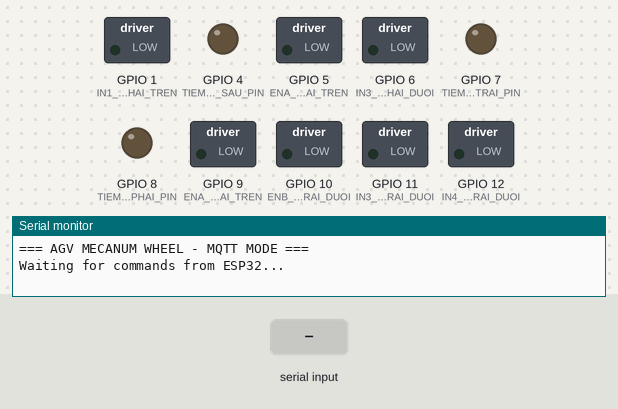
A sketch run on a simulated ESP32-S3. Parts: switched loads named in the sketch (green lamp = pin HIGH), output pins drawn as LEDs (lit = HIGH), the last lines printed to the serial monitor. The inputs (shaded band) are chosen by the test bench.

Above: at 1.2 s.
1.3 s: "1\n" received over the second serial link
At 2.1 s:
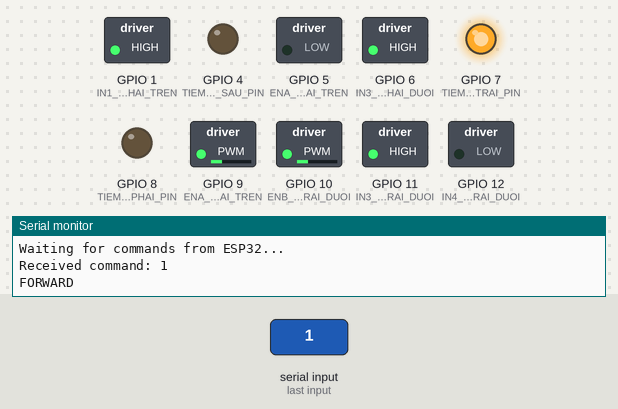
2.8 s: "2\n" received over the second serial link
At 3.2 s:
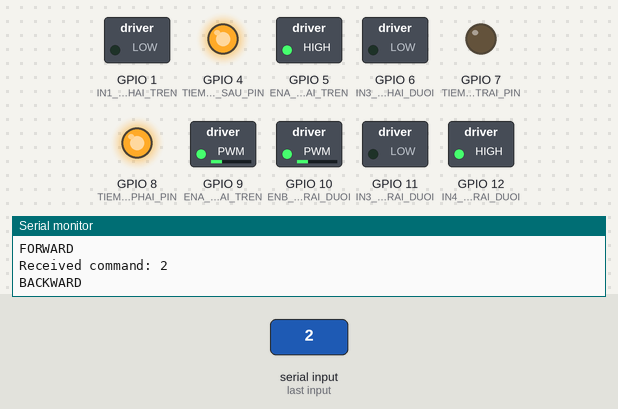
4.3 s: "3\n" received over the second serial link
At 5.5 s:
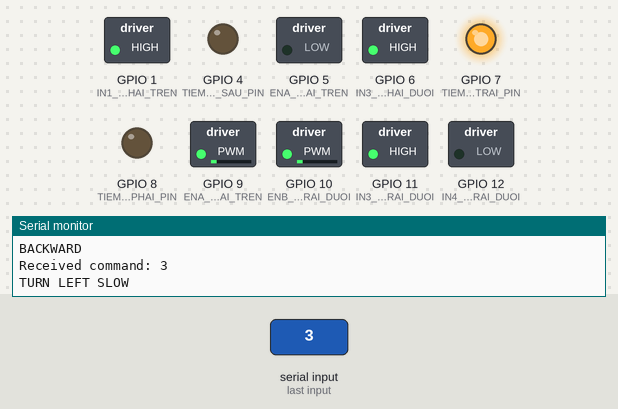
5.8 s: "5\n" received over the second serial link
At 6.7 s:
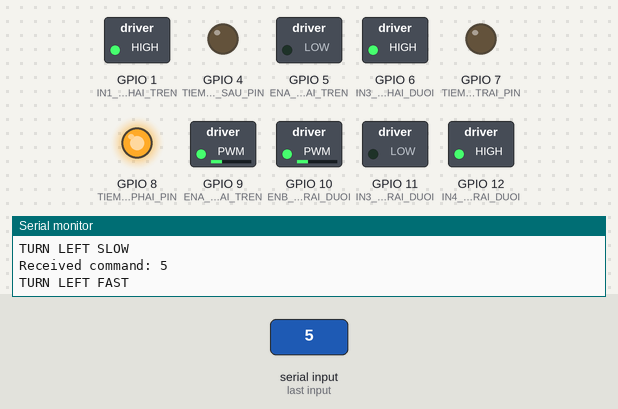
Timing chart, 0 to 8.3 s (numbered marks = the images above; inputs shaded):
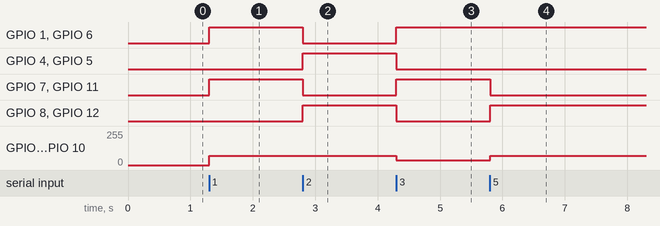

The sketch:

nano_mqtt_control.ino
```cpp
/*
 * Arduino Nano - Nhận lệnh từ ESP32 qua UART
 * Modified từ code gốc - SoftwareSerial pin 2, 3
 */
#include <Arduino.h>
#include <SoftwareSerial.h>

#define RX_PIN 2
#define TX_PIN 3
SoftwareSerial Serial2(RX_PIN, TX_PIN);

#define TIEM_CAN_SAU_PIN A3
#define TIEM_CAN_TRAI_PIN A6
#define TIEM_CAN_PHAI_PIN A7

#define TRIG_PIN A1
#define ECHO_PIN A2

#define ENA_BANH_XE_TRAI_TREN   9
#define IN1_BANH_XE_TRAI_TREN   7
#define IN2_BANH_XE_TRAI_TREN   8
#define IN3_BANH_XE_TRAI_DUOI   11
#define IN4_BANH_XE_TRAI_DUOI   12
#define ENB_BANH_XE_TRAI_DUOI   10
#define ENA_BANH_XE_PHAI_TREN   5
#define IN1_BANH_XE_PHAI_TREN   A0
#define IN2_BANH_XE_PHAI_TREN   4
#define IN3_BANH_XE_PHAI_DUOI   A5
#define IN4_BANH_XE_PHAI_DUOI   A4
#define ENB_BANH_XE_PHAI_DUOI   6

#define MOTOR_SPEED 70
#define TURN_SPEED_SLOW 35   // Quay chậm (arc) - lệch ít
#define TURN_SPEED_FAST 0    // Quay nhanh (spin) - lệch nhiều

int currentMovement = 0;

long readDistance() {
  digitalWrite(TRIG_PIN, LOW);
  delayMicroseconds(2);
  digitalWrite(TRIG_PIN, HIGH);
  delayMicroseconds(10);
  digitalWrite(TRIG_PIN, LOW);

  long duration = pulseIn(ECHO_PIN, HIGH);
  long distance = duration * 0.034 / 2;
  return distance;
}

void stopAllMotors() {
  analogWrite(ENA_BANH_XE_TRAI_TREN, 0);
  analogWrite(ENB_BANH_XE_TRAI_DUOI, 0);
  analogWrite(ENA_BANH_XE_PHAI_TREN, 0);
  analogWrite(ENB_BANH_XE_PHAI_DUOI, 0);

  digitalWrite(IN1_BANH_XE_TRAI_TREN, LOW);
  digitalWrite(IN2_BANH_XE_TRAI_TREN, LOW);
  digitalWrite(IN3_BANH_XE_TRAI_DUOI, LOW);
  digitalWrite(IN4_BANH_XE_TRAI_DUOI, LOW);
  digitalWrite(IN1_BANH_XE_PHAI_TREN, LOW);
  digitalWrite(IN2_BANH_XE_PHAI_TREN, LOW);
  digitalWrite(IN3_BANH_XE_PHAI_DUOI, LOW);
  digitalWrite(IN4_BANH_XE_PHAI_DUOI, LOW);
}

void moveForward() {
  analogWrite(ENA_BANH_XE_TRAI_TREN, MOTOR_SPEED);
  digitalWrite(IN1_BANH_XE_TRAI_TREN, HIGH);
  digitalWrite(IN2_BANH_XE_TRAI_TREN, LOW);

  analogWrite(ENB_BANH_XE_TRAI_DUOI, MOTOR_SPEED);
  digitalWrite(IN3_BANH_XE_TRAI_DUOI, HIGH);
  digitalWrite(IN4_BANH_XE_TRAI_DUOI, LOW);

  analogWrite(ENA_BANH_XE_PHAI_TREN, MOTOR_SPEED);
  digitalWrite(IN1_BANH_XE_PHAI_TREN, HIGH);
  digitalWrite(IN2_BANH_XE_PHAI_TREN, LOW);

  analogWrite(ENB_BANH_XE_PHAI_DUOI, MOTOR_SPEED);
  digitalWrite(IN3_BANH_XE_PHAI_DUOI, HIGH);
  digitalWrite(IN4_BANH_XE_PHAI_DUOI, LOW);
}

void moveBackward() {
  analogWrite(ENA_BANH_XE_TRAI_TREN, MOTOR_SPEED);
  digitalWrite(IN1_BANH_XE_TRAI_TREN, LOW);
  digitalWrite(IN2_BANH_XE_TRAI_TREN, HIGH);

  analogWrite(ENB_BANH_XE_TRAI_DUOI, MOTOR_SPEED);
  digitalWrite(IN3_BANH_XE_TRAI_DUOI, LOW);
  digitalWrite(IN4_BANH_XE_TRAI_DUOI, HIGH);

  analogWrite(ENA_BANH_XE_PHAI_TREN, MOTOR_SPEED);
  digitalWrite(IN1_BANH_XE_PHAI_TREN, LOW);
  digitalWrite(IN2_BANH_XE_PHAI_TREN, HIGH);

  analogWrite(ENB_BANH_XE_PHAI_DUOI, MOTOR_SPEED);
  digitalWrite(IN3_BANH_XE_PHAI_DUOI, LOW);
  digitalWrite(IN4_BANH_XE_PHAI_DUOI, HIGH);
}

void turnRightSlow() {
  // Quay phải chậm (arc turn) - dùng khi lệch ít
  // Trái nhanh, phải chậm
  analogWrite(ENA_BANH_XE_TRAI_TREN, MOTOR_SPEED);
  digitalWrite(IN1_BANH_XE_TRAI_TREN, HIGH);
  digitalWrite(IN2_BANH_XE_TRAI_TREN, LOW);

  analogWrite(ENB_BANH_XE_TRAI_DUOI, MOTOR_SPEED);
  digitalWrite(IN3_BANH_XE_TRAI_DUOI, HIGH);
  digitalWrite(IN4_BANH_XE_TRAI_DUOI, LOW);

  analogWrite(ENA_BANH_XE_PHAI_TREN, TURN_SPEED_SLOW);
  digitalWrite(IN1_BANH_XE_PHAI_TREN, HIGH);
  digitalWrite(IN2_BANH_XE_PHAI_TREN, LOW);

  analogWrite(ENB_BANH_XE_PHAI_DUOI, TURN_SPEED_SLOW);
  digitalWrite(IN3_BANH_XE_PHAI_DUOI, HIGH);
  digitalWrite(IN4_BANH_XE_PHAI_DUOI, LOW);
}

void turnRightFast() {
  // Quay phải nhanh (spin in place) - dùng khi lệch nhiều
  // Trái tiến, phải lùi
  analogWrite(ENA_BANH_XE_TRAI_TREN, MOTOR_SPEED);
  digitalWrite(IN1_BANH_XE_TRAI_TREN, HIGH);
  digitalWrite(IN2_BANH_XE_TRAI_TREN, LOW);

  analogWrite(ENB_BANH_XE_TRAI_DUOI, MOTOR_SPEED);
  digitalWrite(IN3_BANH_XE_TRAI_DUOI, HIGH);
  digitalWrite(IN4_BANH_XE_TRAI_DUOI, LOW);

  analogWrite(ENA_BANH_XE_PHAI_TREN, MOTOR_SPEED);
  digitalWrite(IN1_BANH_XE_PHAI_TREN, LOW);
  digitalWrite(IN2_BANH_XE_PHAI_TREN, HIGH);

  analogWrite(ENB_BANH_XE_PHAI_DUOI, MOTOR_SPEED);
  digitalWrite(IN3_BANH_XE_PHAI_DUOI, LOW);
  digitalWrite(IN4_BANH_XE_PHAI_DUOI, HIGH);
}

void turnLeftSlow() {
  // Quay trái chậm (arc turn)
  // Phải nhanh, trái chậm
  analogWrite(ENA_BANH_XE_TRAI_TREN, TURN_SPEED_SLOW);
  digitalWrite(IN1_BANH_XE_TRAI_TREN, HIGH);
  digitalWrite(IN2_BANH_XE_TRAI_TREN, LOW);

  analogWrite(ENB_BANH_XE_TRAI_DUOI, TURN_SPEED_SLOW);
  digitalWrite(IN3_BANH_XE_TRAI_DUOI, HIGH);
  digitalWrite(IN4_BANH_XE_TRAI_DUOI, LOW);

  analogWrite(ENA_BANH_XE_PHAI_TREN, MOTOR_SPEED);
  digitalWrite(IN1_BANH_XE_PHAI_TREN, HIGH);
  digitalWrite(IN2_BANH_XE_PHAI_TREN, LOW);

  analogWrite(ENB_BANH_XE_PHAI_DUOI, MOTOR_SPEED);
  digitalWrite(IN3_BANH_XE_PHAI_DUOI, HIGH);
  digitalWrite(IN4_BANH_XE_PHAI_DUOI, LOW);
}

void turnLeftFast() {
  // Quay trái nhanh (spin in place)
  // Phải tiến, trái lùi
  analogWrite(ENA_BANH_XE_TRAI_TREN, MOTOR_SPEED);
  digitalWrite(IN1_BANH_XE_TRAI_TREN, LOW);
  digitalWrite(IN2_BANH_XE_TRAI_TREN, HIGH);

  analogWrite(ENB_BANH_XE_TRAI_DUOI, MOTOR_SPEED);
  digitalWrite(IN3_BANH_XE_TRAI_DUOI, LOW);
  digitalWrite(IN4_BANH_XE_TRAI_DUOI, HIGH);

  analogWrite(ENA_BANH_XE_PHAI_TREN, MOTOR_SPEED);
  digitalWrite(IN1_BANH_XE_PHAI_TREN, HIGH);
  digitalWrite(IN2_BANH_XE_PHAI_TREN, LOW);

  analogWrite(ENB_BANH_XE_PHAI_DUOI, MOTOR_SPEED);
  digitalWrite(IN3_BANH_XE_PHAI_DUOI, HIGH);
  digitalWrite(IN4_BANH_XE_PHAI_DUOI, LOW);
}

void turnRight() {
  turnRightSlow();  // Deprecated - dùng slow
}

void turnLeft() {
  turnLeftSlow();  // Deprecated - dùng slow
}

void setMovement(int newMovement) {
  if (currentMovement == newMovement) return;

  currentMovement = newMovement;

  switch (newMovement) {
    case 1: // Forward
      moveForward();
      Serial.println("FORWARD");
      break;
    case 2: // Backward
      moveBackward();
      Serial.println("BACKWARD");
      break;
    case 3: // Turn Left Slow
      turnLeftSlow();
      Serial.println("TURN LEFT SLOW");
      break;
    case 4: // Turn Right Slow
      turnRightSlow();
      Serial.println("TURN RIGHT SLOW");
      break;
    case 5: // Turn Left Fast
      turnLeftFast();
      Serial.println("TURN LEFT FAST");
      break;
    case 6: // Turn Right Fast
      turnRightFast();
      Serial.println("TURN RIGHT FAST");
      break;
    default: // Stop
      stopAllMotors();
      Serial.println("STOP");
      currentMovement = 0;
      break;
  }
}

void setup() {
  Serial.begin(115200);  // Serial monitor debug
  Serial2.begin(9600);   // SoftwareSerial từ ESP32 (pin 2, 3)

  pinMode(TIEM_CAN_SAU_PIN, INPUT);
  pinMode(TIEM_CAN_TRAI_PIN, INPUT);
  pinMode(TIEM_CAN_PHAI_PIN, INPUT);

  pinMode(TRIG_PIN, OUTPUT);
  pinMode(ECHO_PIN, INPUT);

  pinMode(ENA_BANH_XE_TRAI_TREN, OUTPUT);
  pinMode(IN1_BANH_XE_TRAI_TREN, OUTPUT);
  pinMode(IN2_BANH_XE_TRAI_TREN, OUTPUT);
  pinMode(IN3_BANH_XE_TRAI_DUOI, OUTPUT);
  pinMode(IN4_BANH_XE_TRAI_DUOI, OUTPUT);
  pinMode(ENB_BANH_XE_TRAI_DUOI, OUTPUT);
  pinMode(ENA_BANH_XE_PHAI_TREN, OUTPUT);
  pinMode(IN1_BANH_XE_PHAI_TREN, OUTPUT);
  pinMode(IN2_BANH_XE_PHAI_TREN, OUTPUT);
  pinMode(IN3_BANH_XE_PHAI_DUOI, OUTPUT);
  pinMode(IN4_BANH_XE_PHAI_DUOI, OUTPUT);
  pinMode(ENB_BANH_XE_PHAI_DUOI, OUTPUT);

  stopAllMotors();

  Serial.println("=== AGV MECANUM WHEEL - MQTT MODE ===");
  Serial.println("Waiting for commands from ESP32...");
}

void loop() {
  // Nhận lệnh từ ESP32 qua SoftwareSerial
  if (Serial2.available() > 0) {
    String input = Serial2.readStringUntil('\n');
    int command = input.toInt();

    Serial.print("Received command: ");
    Serial.println(command);

    setMovement(command);
  }
}
```

Measured:
- after the input at 1.3 s, GPIO 1 (IN1_BANH_XE_PHAI_TREN), GPIO 6 (IN3_BANH_XE_PHAI_DUOI), GPIO 7 (TIEM_CAN_TRAI_PIN), GPIO 11 (IN3_BANH_XE_TRAI_DUOI): LOW → HIGH at once; GPIO 9 (ENA_BANH_XE_TRAI_TREN), GPIO 10 (ENB_BANH_XE_TRAI_DUOI): 0/255 → 70/255 at once
- after the input at 2.8 s, GPIO 1 (IN1_BANH_XE_PHAI_TREN), GPIO 6 (IN3_BANH_XE_PHAI_DUOI), GPIO 7 (TIEM_CAN_TRAI_PIN), GPIO 11 (IN3_BANH_XE_TRAI_DUOI): HIGH → LOW at once; GPIO 4 (TIEM_CAN_SAU_PIN), GPIO 5 (ENA_BANH_XE_PHAI_TREN), GPIO 8 (TIEM_CAN_PHAI_PIN), GPIO 12 (IN4_BANH_XE_TRAI_DUOI): LOW → HIGH at once
- after the input at 4.3 s, GPIO 1 (IN1_BANH_XE_PHAI_TREN): LOW → HIGH at once; GPIO 4 (TIEM_CAN_SAU_PIN): HIGH → LOW at once
- after the input at 5.8 s, GPIO 7 (TIEM_CAN_TRAI_PIN), GPIO 11 (IN3_BANH_XE_TRAI_DUOI): HIGH → LOW at once; GPIO 8 (TIEM_CAN_PHAI_PIN), GPIO 12 (IN4_BANH_XE_TRAI_DUOI): LOW → HIGH at once; GPIO 9 (ENA_BANH_XE_TRAI_TREN), GPIO 10 (ENB_BANH_XE_TRAI_DUOI): 35/255 → 70/255 at once
